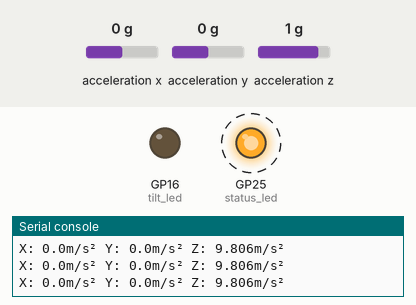
The program below on a simulated Raspberry Pi Pico running CircuitPython. On the bench: output pins drawn as LEDs (lit = HIGH), the last lines printed to the serial console. Dashed ring = blinking. The test bench sets the inputs (shaded band); at power-on: acceleration z 1 g, acceleration x 0 g, acceleration y 0 g. Files the program writes start out absent.

Above: at 1.25 s.
1.3 s: acceleration z set to 0.4 g
4.3 s: acceleration z set to 0.1 g
At 4.48 s:
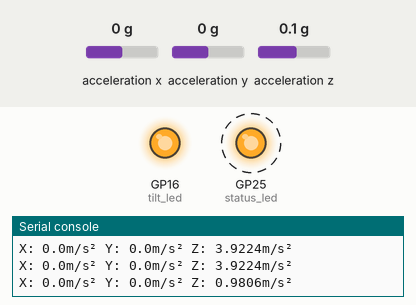
7.3 s: acceleration z set to -0.1 g
10.3 s: acceleration z set to -0.4 g
At 10.72 s:
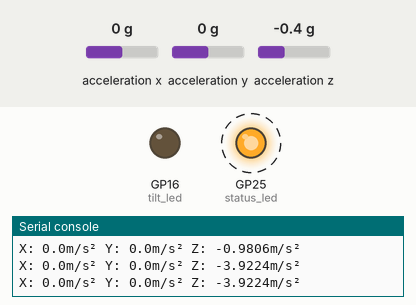
13.3 s: acceleration z set to 0 g
At 13.74 s:
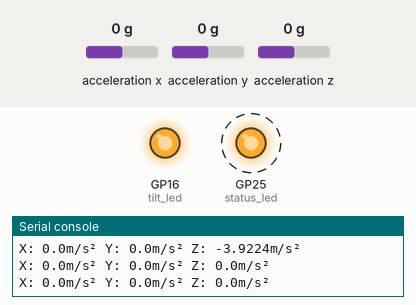
Timing chart, 0 to 17.3 s (numbered marks = the images above; inputs shaded):
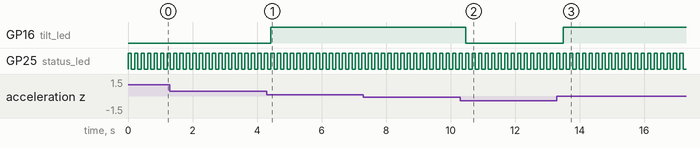

The program:

part1.py
```python
import time
import adafruit_mpu6050
import busio
import board
import digitalio
import storage

sda_pin = board.GP14
scl_pin = board.GP15
i2c = busio.I2C(scl_pin, sda_pin)

mpu = adafruit_mpu6050.MPU6050(i2c)

tilt_led = digitalio.DigitalInOut(board.GP16)
tilt_led.direction = digitalio.Direction.OUTPUT

status_led = digitalio.DigitalInOut(board.LED)
status_led.direction = digitalio.Direction.OUTPUT

while True:
    accel = mpu.acceleration
    print(f"X: {accel[0]}m/s² Y: {accel[1]}m/s² Z: {accel[2]}m/s²")
    # are we not flat?
    # this is kinda naive and inflexible but it works for this case
    if abs(accel[2]) < 2:
        tilt_led.value = True
    else:
        tilt_led.value = False

    # log data
    if not storage.getmount("/").readonly:
        # we can write to the filesystem
        with open("/data.csv", "a") as datalog:
            written_string = f"{time.monotonic()},{accel[0]},{accel[1]},{accel[2]},{tilt_led.value}\n"
            datalog.write(written_string)
            datalog.flush()
            # blink onboard LED to indicate activity
            status_led.value = True
            time.sleep(0.1)
            status_led.value = False
            time.sleep(0.1)
    else:
        # sleep anyways
        time.sleep(0.2)
```

Measured:
- the behaviour switches between 0.3 and 0.2 g on acceleration z (found by bisection; images 0 and 1)
- the behaviour switches between -0.2 and -0.3 g on acceleration z (found by bisection; images 1 and 2)
- after the input at 4.3 s, GP16 (tilt_led): LOW → HIGH after 0.13 s
- after the input at 10.3 s, GP16 (tilt_led): HIGH → LOW after 0.17 s
- after the input at 13.3 s, GP16 (tilt_led): LOW → HIGH after 0.19 s
- by itself, GP25 (status_led): alternates HIGH for 0.10 s and LOW for 0.10 s
